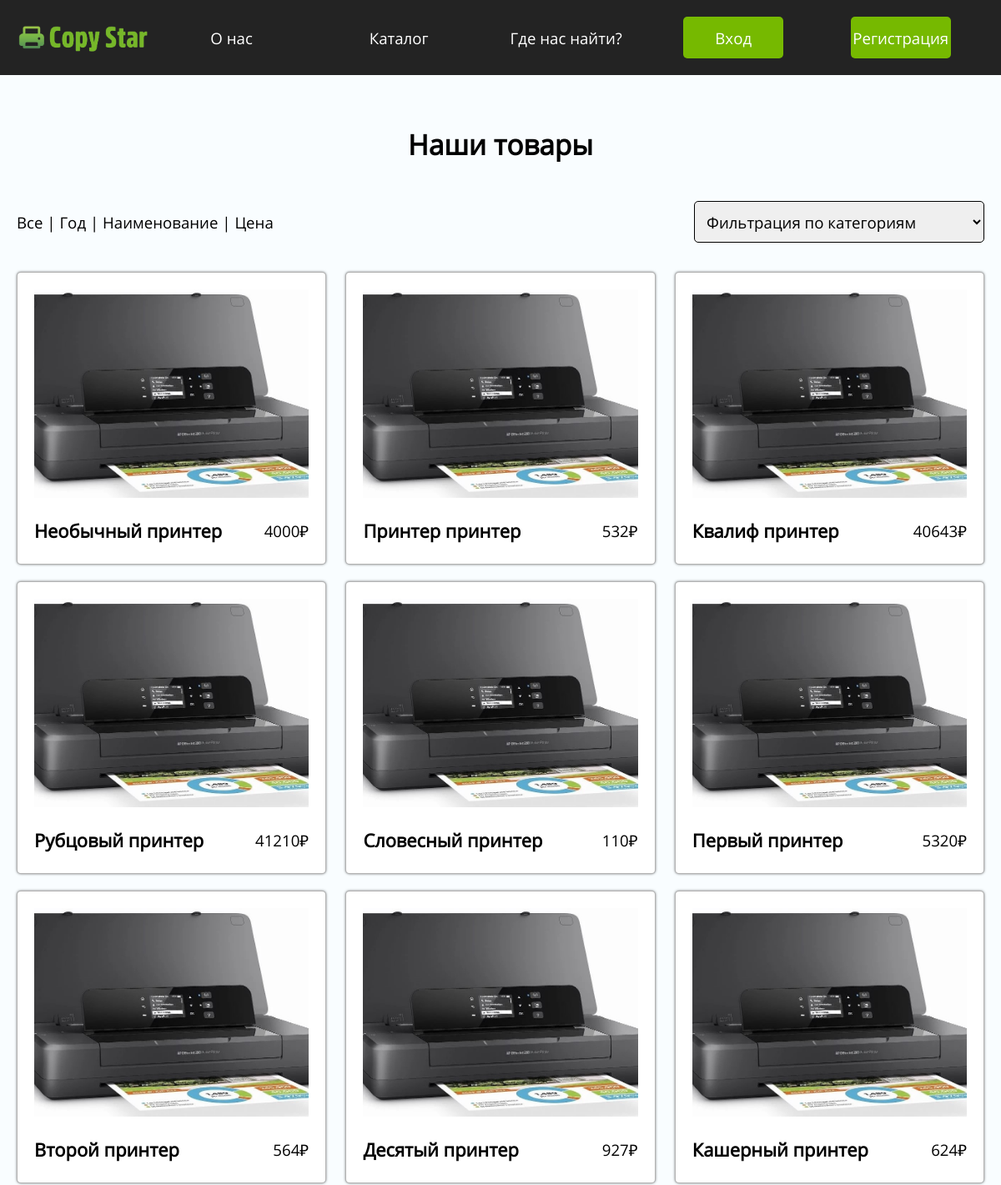
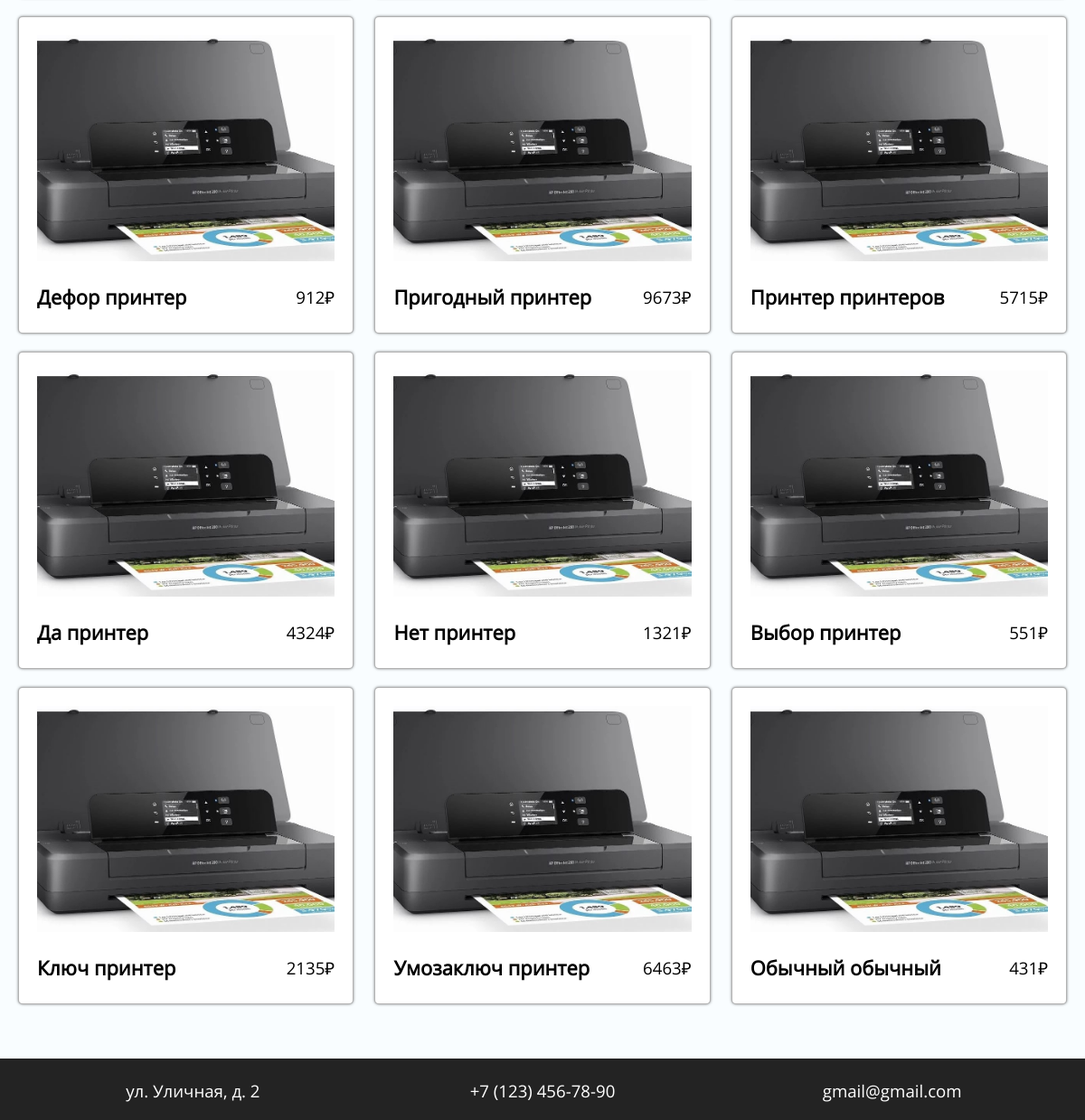
Screenshot of /catalog.php with the database file from the repository (2 pictures, top to bottom).
### tables this page shows
CREATE TABLE `products` (
  `product_id` int NOT NULL,
  `name` varchar(256) NOT NULL,
  `price` int NOT NULL,
  `country` varchar(256) NOT NULL,
  `year` int NOT NULL,
  `model` varchar(256) NOT NULL,
  `category` varchar(256) NOT NULL,
  `count` int NOT NULL,
  `path` varchar(256) NOT NULL,
  `created_at` timestamp NOT NULL DEFAULT CURRENT_TIMESTAMP
);

### catalog.php (the view, shortened to what this page needs)
<?php
	include "connect.php";
	$role = (isset($_SESSION["role"])) ? $_SESSION["role"] : "guest";
	$sql = "SELECT * FROM `categories`";
	$result = $connect->query($sql);
	$sql = "SELECT * FROM `products` WHERE `count` > 0 ORDER BY `created_at` DESC";
	if(!$result = $connect->query($sql))
		return die ("Ошибка получения данных: ". $connect->error);
	$data = "";
	while($row = $result->fetch_assoc())
		$data .= sprintf('
			<div class="col">
				<img src="%s" alt="">
				<div class="row">
					<h3><a href="product.php?id=%s">%s</a></h3>
					<p>%s₽</p>
					<input type="hidden" value="%s" name="product_id">
					<input type="hidden" value="%s" name="year">
					<input type="hidden" value="%s" name="category">
				</div>
				%s
				%s
			</div>
		', $row["path"], $row["product_id"], $row["name"], $row["price"], $row["product_id"], $row["year"], $row["category"],
		($role == "admin") ? '
			<div class="row">
				<p><a href="update.php?id='.$row["product_id"].'" class="text-small">Редактировать</a></p>
				<p><a onclick="return confirm(\'Вы действительно хотите удалить этот товар?\')" href="controllers/delete_product.php?id='.$row["product_id"].'" class="text-small">Удалить</a></p>
			</div>
		' : '',
		($role != "guest") ? '<p class="text-right"><a href="controllers/add_cart.php?id='. $row["product_id"] .'" class="text-small">В корзину</a></p>' : '');
	include "header.php";
?>
	<main>
		<div class="content">
			<div class="head" style="margin-bottom: 10px">Наши товары</div>
			<div class="row" style="margin-bottom: 20px">
				<p>
					<span id="year" onclick="filter.filter('all')">Все</span> |
					<span id="year" onclick="filter.filter('year', 'sort')">Год</span> |
					<span id="name" onclick="filter.filter('name', 'sort')">Наименование</span> |
					<span id="price" onclick="filter.filter('price', 'sort')">Цена</span>
				</p>
				<select id="category" onchange="filter.filter('category', 'filter')">
					<option value disabled selected>Фильтрация по категориям</option>
				</select>
			</div>
			<div class="row" id="products">
				<?= $data ?>
			</div>
		</div>
	</main>
<?php include "footer.php" ?>

### header.php (shortened to what this page needs)
<?php
    $menu = '
        <li><a class="menu" href="index.php">О нас</a></li>
        <li><a class="menu" href="catalog.php">Каталог</a></li>
        <li><a class="menu" href="where.php">Где нас найти?</a></li>
        %s
    ';
    $m = '';
    if(isset($_SESSION["role"])) {
        $m = '<li><a class="menu" href="cart.php">Корзина</a></li>';
        $m .= ($_SESSION["role"] == "admin") ? '<li><a class="menu" href="admin">Заказы</a></li>' : '';
        $m .= '<li><a href="controllers/logout.php"><button>Выход</button></a></li>';
    } else
        $m = '
            <li><a href="/login.php"><button>Вход</button></a></li>
            <li><a href="/register.php"><button>Регистрация</button></a></li>
        ';
    $menu = sprintf($menu, $m);
?>
<!DOCTYPE html>
<html lang="en">
<head>
    <link rel="stylesheet" href="style.css">
</head>
<body>
    <header>
        <div class="content">
            <ul>
            <div class="row">
				<a href="index.php">
					<img src="logo/logo.png" alt="">
					</a>
				</div>
                <?= $menu ?>
            </ul>
        </div>
    </header>

### footer.php
	<footer>
		<div class="content">
			<ul>
				<li><a class="contact" href="where.php">ул. Уличная, д. 2</a></li>
				<li><a class="contact" href="tel:+71234567890">+7 (123) 456-78-90</a></li>
				<li><a class="contact" href="mailto:gmail@gmail.com">gmail@gmail.com</a></li>
			</ul>
		</div>
	</footer>
</body>
</html>

### style.css (style rules this page uses)
* { margin: 0; padding: 0; box-sizing: border-box; }
body { background-color: #f9fdff; font-family: OpenSans; font-size: 14pt; }
h1,h2,h3,h4,p { padding: 5px 0; }
a { color: black; cursor:pointer; text-decoration: none; }
.menu { color: rgb(255, 255, 255); }
img { max-width:100%; object-fit: cover; }
input,select,textarea,button { width: 100%; height: 50px; outline: none; margin: 10px 0; transition: .2s; font-size: 14pt; padding-left: 10px; border-radius: 5px; font-family: OpenSans; border: solid 1px black; }
button { padding: 0; cursor: pointer; border: none; color: white; background-color: #76b900; }
div.content { max-width: 1200px; margin: 0 auto; padding: 0 20px; }
.head { padding: 10px 0; margin-bottom: 20px; }
div.head { padding: 20px 0; margin: 40px 0 30px; font-size: 25pt; font-weight: 700; text-align: center; }
div.row { padding-top: 5px; display: flex; flex-wrap: wrap; align-items: center; justify-content: space-between; }
div.col { width: 32%; padding: 20px; transition: .2s; text-align: center; border-radius: 5px; margin-bottom: 20px; background-color: white; border: solid 1px rgba(0,0,0,0.3); box-shadow: 0 0 3px rgba(0,0,0,0.5); }
div.col img { width: 100%; height: 250px; margin-bottom: 10px; }
header { background-color:#232323; }
header ul, footer ul { list-style: none; display: flex; align-items: center; justify-content: space-between; }
header ul li, footer ul li { width: 100%; padding: 20px 0; transition: .2s; text-align: center; }
header button, footer button { max-width: 60%; margin: 0; }
main { min-height: calc(100vh - 238px); }
footer { margin-top: 40px; background-color:#232323; border-top: solid 3px #232323; }
.contact { color:rgb(255, 255, 255); }
span { color: black; cursor: pointer; }
select#category { max-width: 30%; }

### rows the page displays
products: path (picture), name "Необычный принтер", price "4000"
products: path (picture), name "Принтер принтер", price "532"
products: path (picture), name "Квалиф принтер", price "40643"
products: path (picture), name "Рубцовый принтер", price "41210"
products: path (picture), name "Словесный принтер", price "110"
products: path (picture), name "Первый принтер", price "5320"
products: path (picture), name "Второй принтер", price "564"
products: path (picture), name "Десятый принтер", price "927"
products: path (picture), name "Кашерный принтер", price "624"
products: path (picture), name "Дефор принтер", price "912"
products: path (picture), name "Пригодный принтер", price "9673"
products: path (picture), name "Принтер принтеров", price "5715"
products: path (picture), name "Да принтер", price "4324"
products: path (picture), name "Нет принтер", price "1321"
products: path (picture), name "Выбор принтер", price "551"
products: path (picture), name "Ключ принтер", price "2135"
products: path (picture), name "Умозаключ принтер", price "6463"
products: path (picture), name "Обычный обычный", price "431"
